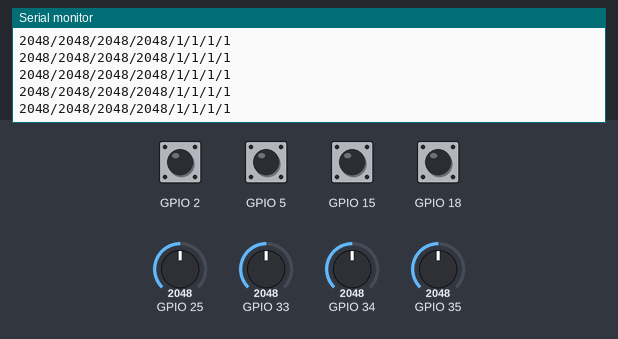
The sketch below on a simulated ESP32. Shown: the last lines printed to the serial monitor. The inputs (shaded band) are chosen by the test bench; at power-on: GPIO 2, GPIO 5, GPIO 15, GPIO 18 HIGH, GPIO 25 = 2048, GPIO 33 = 2048, GPIO 34 = 2048, GPIO 35 = 2048.

Above: at 1.2 s.
1.3 s: GPIO 25 set to 122
At 1.9 s:
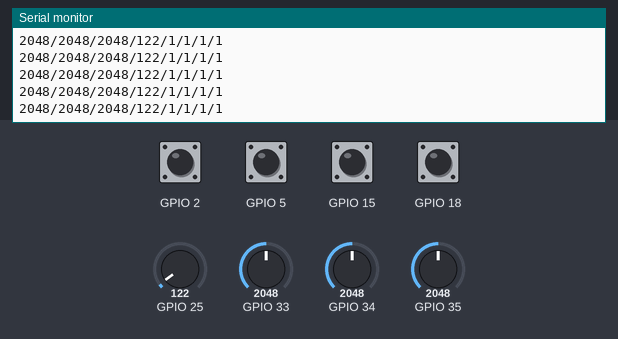
4.3 s: GPIO 25 set to 1228
At 5.0 s:
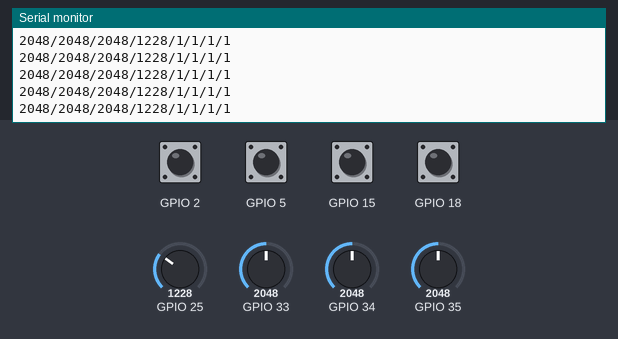
Timing chart, 0 to 6.1 s (numbered marks = the images above; inputs shaded):
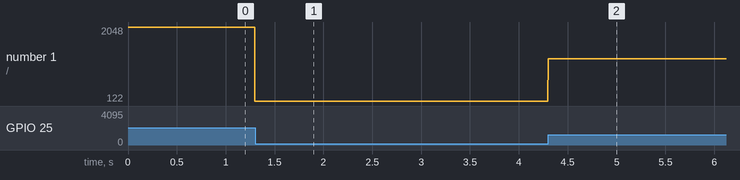

The sketch:

test.ino
```cpp
void setup() {
  Serial.begin(115200);
  pinMode(5, INPUT_PULLUP);
  pinMode(18, INPUT_PULLUP);
  pinMode(15, INPUT_PULLUP);
  pinMode(2, INPUT_PULLUP);
}

void loop() {
  Serial.print(analogRead(34));
  Serial.print("/");
  Serial.print(analogRead(35));
  Serial.print("/");
  Serial.print(analogRead(33));
  Serial.print("/");
  Serial.print(analogRead(25));
  Serial.print("/");
  Serial.print(digitalRead(5));
  Serial.print("/");
  Serial.print(digitalRead(18));
  Serial.print("/");
  Serial.print(digitalRead(15));
  Serial.print("/");
  Serial.print(digitalRead(2));
  Serial.println("");
}
```

Measured:
- after the input at 1.3 s, the serial monitor: prints a new line at once (image 1)
- after the input at 4.3 s, the serial monitor: prints a new line at once (image 2)
- plotted number 1: 122 → 1228 after the input at 1.3 s
